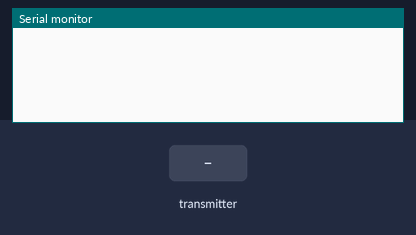
Simulated run of this sketch. Board: ESP32. Shown: the last lines printed to the serial monitor. The inputs (shaded band) are chosen by the test bench. WiFi joins after 1.5 s; servers stay silent unless stated.

Above: at 1.2 s.
1.3 s: the transmitter starts sending temperature = 0
At 2.3 s:
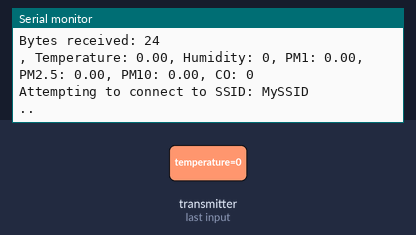
2.8 s: the transmitter starts sending humidity = 25
At 4.46 s:
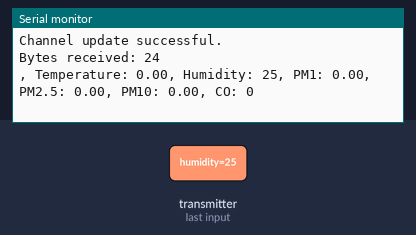
5.8 s: the transmitter starts sending pm1 = 25
At 6.48 s:
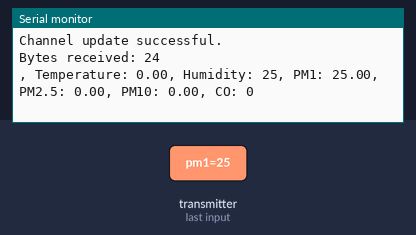
7.3 s: the transmitter starts sending pm25 = 25
At 7.94 s:
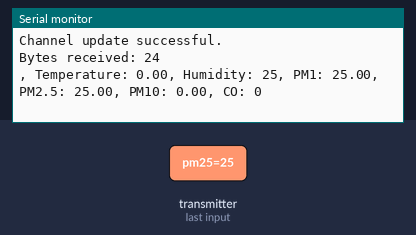
8.8 s: the transmitter starts sending pm10 = 25
At 9.46 s:
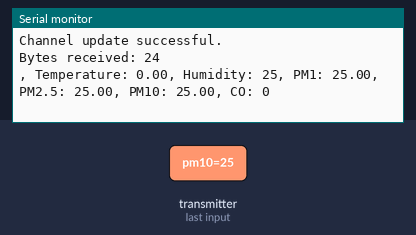
10.3 s: the transmitter starts sending co = 1024
At 10.99 s:
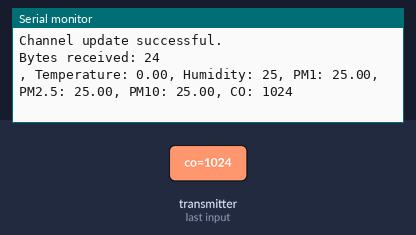

The sketch:

receiverCode.ino
```cpp
#include <esp_now.h>
#include <WiFi.h>
// ============== ThingSpeak ===========
#include "ThingSpeak.h"  // always include thingspeak header file after other header files and custom macros

#define SECRET_SSID "MySSID"      // replace MySSID with your WiFi network name
#define SECRET_PASS "MyPassword"  // replace MyPassword with your WiFi password

#define SECRET_CH_ID 000000        // replace 0000000 with your channel number
#define SECRET_WRITE_APIKEY "XYZ"  // replace XYZ with your channel write API Key

char ssid[] = SECRET_SSID;  // your network SSID (name)
char pass[] = SECRET_PASS;  // your network password
int keyIndex = 0;           // your network key Index number (needed only for WEP)
WiFiClient client;

unsigned long myChannelNumber = SECRET_CH_ID;
const char *myWriteAPIKey = SECRET_WRITE_APIKEY;

#define nexSerial Serial2

// Structure example to receive data
// Must match the sender structure
typedef struct struct_message {
  float temperature;
  int humidity;
  float pm1;
  float pm25;
  float pm10;
  int co;
} struct_message;


// Create a struct_message called dataReceived
struct_message dataReceived;

// callback function that will be executed when data is received
void OnDataRecv(const uint8_t *mac, const uint8_t *incomingData, int len) {
  memcpy(&dataReceived, incomingData, sizeof(dataReceived));
  Serial.print("Bytes received: ");
  Serial.println(len);
  Serial.print(", Temperature: ");
  Serial.print(dataReceived.temperature);
  Serial.print(", Humidity: ");
  Serial.print(dataReceived.humidity);
  Serial.print(", PM1: ");
  Serial.print(dataReceived.pm1);
  Serial.print(", PM2.5: ");
  Serial.print(dataReceived.pm25);
  Serial.print(", PM10: ");
  Serial.print(dataReceived.pm10);
  Serial.print(", CO: ");
  Serial.println(dataReceived.co);
  displayDataToNextion();  // Call the function to display data to nextion
  uploadToCloud();         // Send data to cloud
}

void setup() {
  // Initialize Serial Monitor
  Serial.begin(115200);
  nexSerial.begin(9600, SERIAL_8N1, 16, 17);  // Rx: 16, Tx: 17)

  // Set device as a Wi-Fi Station
  WiFi.mode(WIFI_STA);

  // Init ESP-NOW
  if (esp_now_init() != ESP_OK) {
    Serial.println("Error initializing ESP-NOW");
    return;
  }

  // Once ESPNow is successfully Init, we will register for recv CB to
  // get recv packer info
  esp_now_register_recv_cb(esp_now_recv_cb_t(OnDataRecv));

  ThingSpeak.begin(client);  // Initialize ThingSpeak
}

void loop() {
}
void displayDataToNextion(){
  updateNumber("temp", dataReceived.temperature);
  updateText("pm1", dataReceived.pm1);
  updateNumber("hum", dataReceived.humidity);
  updateText("pm25", dataReceived.pm25);
  updateText("pm10", dataReceived.pm10);
  updateText("co", dataReceived.co);

}
void uploadToCloud(){
    // Connect or reconnect to WiFi
  if(WiFi.status() != WL_CONNECTED){
    Serial.print("Attempting to connect to SSID: ");
    Serial.println(SECRET_SSID);
    while(WiFi.status() != WL_CONNECTED){
      WiFi.begin(ssid, pass);  // Connect to WPA/WPA2 network. Change this line if using open or WEP network
      Serial.print(".");
      delay(1000);
    }
    Serial.println("\nConnected.");
  }

  // set the fields with the values
  ThingSpeak.setField(1, dataReceived.temperature);
  ThingSpeak.setField(2, dataReceived.humidity);
  ThingSpeak.setField(3, dataReceived.pm1);
  ThingSpeak.setField(4, dataReceived.pm25);
  ThingSpeak.setField(4, dataReceived.pm10);
  ThingSpeak.setField(4, dataReceived.co);

  // write to the ThingSpeak channel
  int x = ThingSpeak.writeFields(myChannelNumber, myWriteAPIKey);
  if(x == 200){
    Serial.println("Channel update successful.");
  }
  else{
    Serial.println("Problem updating channel. HTTP error code " + String(x));
  }

}
void nexEndCmd() {
  nexSerial.write(0xff);
  nexSerial.write(0xff);
  nexSerial.write(0xff);
}
void updateText(char *label, String value) {
  nexSerial.print(label);
  nexSerial.print(".txt=\"");
  nexSerial.print(value);
  nexSerial.print("\"");
  nexEndCmd();
  delay(10);
  nexSerial.print(label);
  nexSerial.print(".txt=\"");
  nexSerial.print(value);
  nexSerial.print("\"");
  nexEndCmd();
  delay(10);
}
void updateText(char *label, float value) {
  nexSerial.print(label);
  nexSerial.print(".txt=\"");
  nexSerial.print(value);
  nexSerial.print("\"");
  nexEndCmd();
  delay(10);
  nexSerial.print(label);
  nexSerial.print(".txt=\"");
  nexSerial.print(value);
  nexSerial.print("\"");
  nexEndCmd();
  delay(10);
}
void updateNumber(char *label, int value) {
  nexSerial.print(label);
  nexSerial.print(".val=");
  nexSerial.print(value);
  nexSerial.print("");
  nexEndCmd();
  delay(10);
}
```

Measured:
- after the input at 1.3 s, the serial monitor: prints a new line after 0.05 s (image 1)
- after the input at 2.8 s, the serial monitor: prints a new line after 1.4 s (image 2)
- after the input at 5.8 s, the serial monitor: prints a new line after 0.41 s (image 3)
- after the input at 7.3 s, the serial monitor: prints a new line after 0.37 s (image 4)
- after the input at 8.8 s, the serial monitor: prints a new line after 0.39 s (image 5)
- after the input at 10.3 s, the serial monitor: prints a new line after 0.42 s (image 6)
